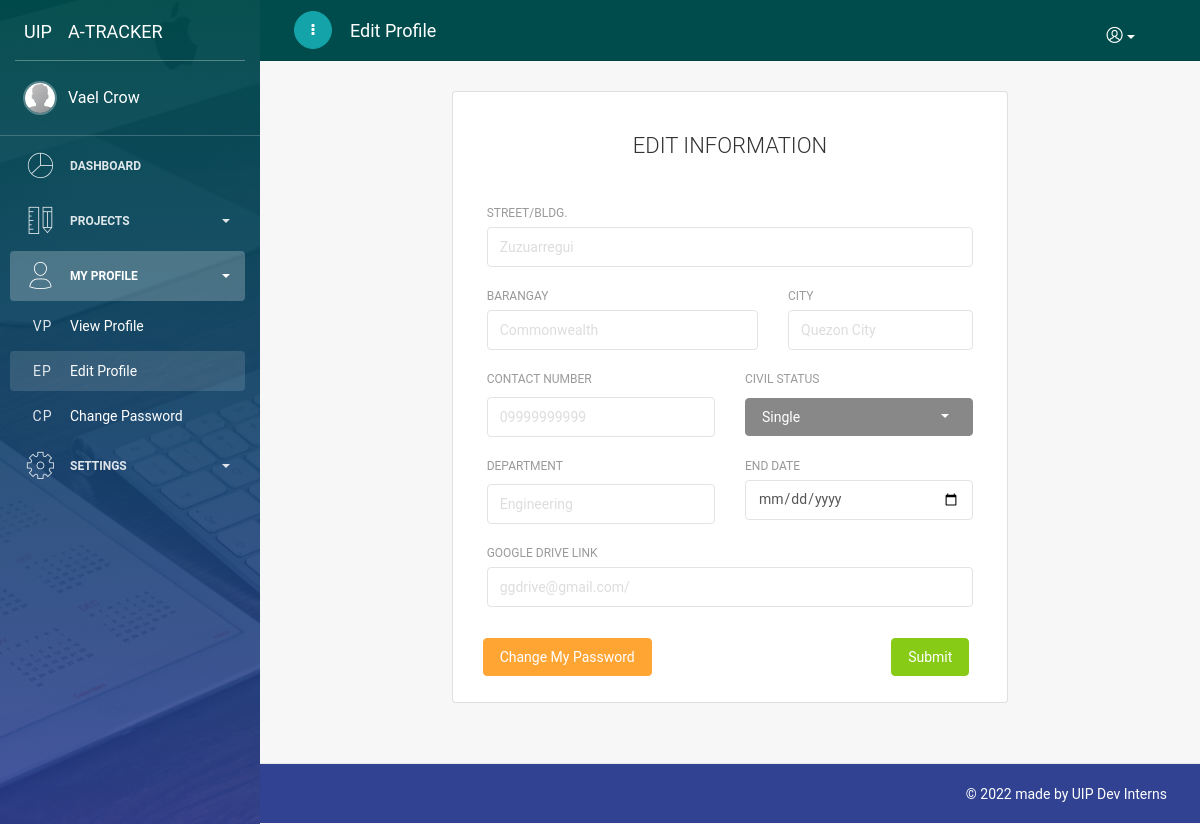
Screenshot of /pages/empeditprof.php (signed in) with the database file from the repository.
### tables this page shows
CREATE TABLE `employee` (
  `emp_id` int(200) NOT NULL,
  `fname` varchar(50) NOT NULL,
  `mname` varchar(50) NOT NULL,
  `lname` varchar(50) NOT NULL,
  `suffix` varchar(10) DEFAULT NULL,
  `email` varchar(100) NOT NULL,
  `pwd` varchar(50) NOT NULL,
  `bday` date NOT NULL,
  `cstatus` varchar(50) NOT NULL,
  `gender` varchar(10) NOT NULL,
  `gdrive` varchar(255) NOT NULL,
  `cpnum` varchar(100) NOT NULL,
  `relig` varchar(50) NOT NULL,
  `street` varchar(100) NOT NULL,
  `brgy` varchar(100) NOT NULL,
  `city` varchar(50) NOT NULL,
  `dept` varchar(50) NOT NULL,
  `startdt` date NOT NULL,
  `enddt` date NOT NULL,
  `reqhr` int(100) NOT NULL,
  `shift` varchar(255) NOT NULL,
  `photo` varchar(500) DEFAULT NULL,
  `company` varchar(100) NOT NULL,
  `empstatus` varchar(100) NOT NULL,
  `emptype` varchar(100) NOT NULL,
  `rendhr` int(100) NOT NULL,
  `lefthr` int(100) NOT NULL,
  `urole` varchar(50) NOT NULL
);

### pages/empeditprof.php (the view, shortened to what this page needs)
<!DOCTYPE html>
<html lang="en">
<head>
    <?php
    require './header.php';
    ?>
</head>
<body>
    <div class="wrapper">
        <?php
        require './empsidebar.php';
        ?>
        <div class="main-panel">
            <nav class="navbar navbar-expand-lg neobg-teal">
                <div class="container-fluid">
                    <div class="navbar-wrapper">
                        <div class="navbar-minimize">
                            <button id="minimizeSidebar" class="btn btn-teal btn-fill btn-round btn-icon d-none d-lg-block">
                                <i class="fa fa-ellipsis-v visible-on-sidebar-regular"></i>
                            </button>
                        </div>
                        <a class="navbar-brand" href="#pablo"> Edit Profile </a>
                    </div>
                    <?php
                    require './emptopnavbar.php';
                    ?>
                </div>
            </nav>
            <?php
            include_once "../includes/dbh.inc.php";
            $sql = "SELECT * FROM `employee` WHERE email = '$_SESSION[userEmail]'";
            $result = mysqli_query($conn, $sql);
            if ($result->num_rows > 0) {
                while ($row = $result->fetch_assoc()) {
                    $CPNUM = $row["cpnum"];
                    $STREET = $row["street"];
                    $BRGY = $row["brgy"];
                    $CITY = $row["city"];
                    $DEPT = $row["dept"];
                    $ENDDATE = $row["enddt"];
                    $GDRIVE = $row["gdrive"];
                }
            } else {
                echo "0 results";
            }
            ?>
            <div class="content ">
                <div class="container-fluid ">
                    <div class="container-fluid ">
                        <div class="row ">
                            <div class="col-md-8 mx-auto">
                                <form id="RegisterValidation" action="../includes/empeditproftest.inc.php" method="POST">
                                    <div class="card ">
                                        <br>
                                        <div class="card-header mx-auto">
                                            <h4 class="card-title">EDIT INFORMATION</h4>
                                        </div>
                                        <br>
                                        <div class="card-body ">
                                            <div class="row mx-1">
                                                <div class="form-group has-label col-md-12 mx-auto">
                                                    <label>
                                                        Street/Bldg.
                                                    </label>
                                                    <input class="form-control" name="street" type="text" placeholder='<?= $STREET ?>' />
                                                </div>
                                            </div>
                                            <div class="row mx-1">
                                                <div class="form-group has-label col-md-7 mx-auto">
                                                    <label>
                                                        Barangay
                                                    </label>
                                                    <input class="form-control" name="brgy" type="text" placeholder='<?= $BRGY ?>' />
                                                </div>
                                                <div class="form-group has-label col-md-5">
                                                    <label>
                                                        City
                                                    </label>
                                                    <input class="form-control" name="city" type="text" placeholder='<?= $CITY ?>' />
                                                </div>
                                            </div>
                                            <div class="row mx-1">
                                                <div class="form-group has-label col-md-6">
                                                    <label>
                                                        Contact Number
                                                    </label>
                                                    <input class="form-control mt-1" name="cpnum" type="text" placeholder='<?= $CPNUM ?>' />
                                                </div>
                                                <div class="form-group has-label col-md-6">
                                                    <label>
                                                        Civil Status
                                                    </label>
                                                </div>
                                            </div>
                                            <div class="row mx-1">
                                                <div class="form-group has-label col-md-6">
                                                    <label>
                                                        Department
                                                    </label>
                                                    <input class="form-control mt-1" name="dept" type="text" placeholder='<?= $DEPT ?>' />
                                                </div>
                                                <div class="form-group has-label col-md-6">
                                                    <label>
                                                        End Date
                                                    </label>
                                                    <input class="form-control" name="enddt" type="date" placeholder='<?= $ENDDATE ?>' />
                                                </div>
                                            </div>
                                            <div class="row mx-1">
                                                <div class="form-group has-label col-md-12">
                                                    <label>
                                                        Google Drive Link
                                                    </label>
                                                    <input class="form-control" name="gdrive" type="text" placeholder='<?= $GDRIVE ?>' />
                                                </div>
                                            </div>
                                            <div class="card-footer col-md-12">
                                                <button type="submit" class="btn btn-success btn-fill mx-2 pull-right mb-3">Submit</button>
                                                <a type="edit" id="EditProfBtn" class="btn btn-warning btn-fill pull-left mb-3" href="../includes/empeditprof.inc.php">Change My Password</a>
                                            </div>
                                            <div class="clearfix"></div>
                                        </div>
                                    </div>
                                </form>
                            </div>
                        </div>
                    </div>
                </div>
            </div>
            <?php
            require './empfootercredits.php';
            ?>
        </div>
    </div>
</body>
</html>

### assets/css/addstyle.css (style rules this page uses)
.neobg-teal { background-color: #004c4c; }
.navbar .navbar-brand { color: #ffffff; }
.btn-teal { border: 1px solid #13a3a8; color: #FFFFFF; background-color: #13a3a8; cursor: pointer; }

### rows the page displays
employee: street "Zuzuarregui", brgy "Commonwealth", city "Quezon City", cpnum "09999999999", dept "Engineering", gdrive "ggdrive@gmail.com/"

### other values shown
$userFname "Vael"
$userLname "Crow"
